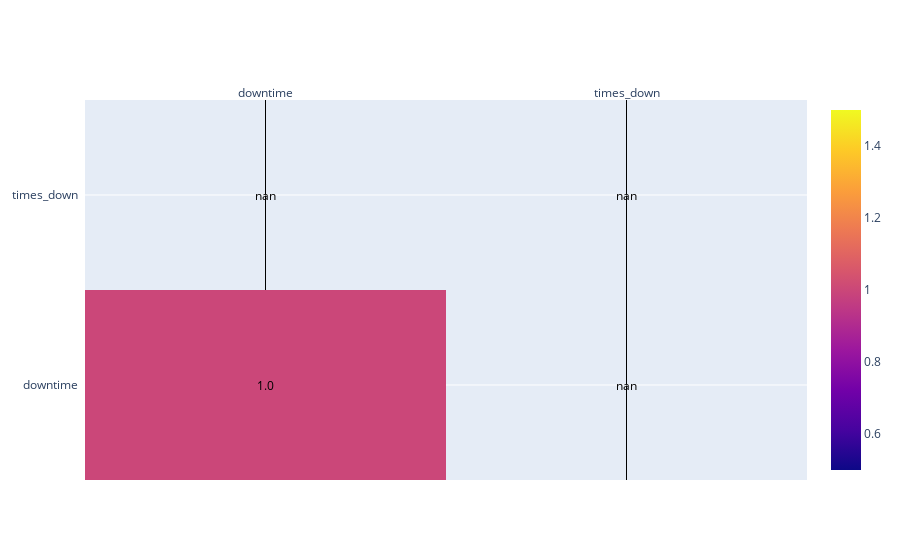

Notebook code cell kept with this figure:
### Code cell
corrs = df.corr()

figure = ff.create_annotated_heatmap(
    z=corrs.values,
    x=list(corrs.columns),
    y=list(corrs.index),
    annotation_text=corrs.round(2).values,
    showscale=True
)

figure

### Figure 1 — Plotly figure (JSON) as saved in the notebook; plotly's stock layout.template omitted (floating-point values rounded to 4 significant figures)
{"data": [{"colorscale": [[0, "#0d0887"], [0.1111, "#46039f"], [0.2222, "#7201a8"], [0.3333, "#9c179e"], [0.4444, "#bd3786"], [0.5556, "#d8576b"], [0.6667, "#ed7953"], [0.7778, "#fb9f3a"], [0.8889, "#fdca26"], [1, "#f0f921"]], "reversescale": false, "showscale": true, "type": "heatmap", "x": ["downtime", "times_down"], "y": ["downtime", "times_down"], "z": [[1, null], [null, null]]}], "layout": {"annotations": [{"font": {"color": "#000000"}, "showarrow": false, "text": "1.0", "x": "downtime", "xref": "x", "y": "downtime", "yref": "y"}, {"font": {"color": "#000000"}, "showarrow": false, "text": "nan", "x": "times_down", "xref": "x", "y": "downtime", "yref": "y"}, {"font": {"color": "#000000"}, "showarrow": false, "text": "nan", "x": "downtime", "xref": "x", "y": "times_down", "yref": "y"}, {"font": {"color": "#000000"}, "showarrow": false, "text": "nan", "x": "times_down", "xref": "x", "y": "times_down", "yref": "y"}], "xaxis": {"dtick": 1, "gridcolor": "rgb(0, 0, 0)", "side": "top", "ticks": ""}, "yaxis": {"dtick": 1, "ticks": "", "ticksuffix": "  "}}}
